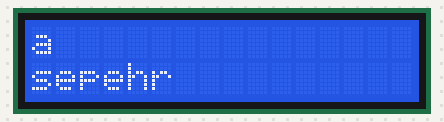
The sketch below on a simulated Arduino Uno, built with avr-gcc and run on an emulated ATmega328P. Parts: 16×2 character LCD.

Above: at 0.36 s.
At 5.61 s:
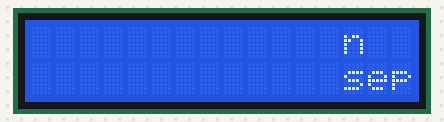
At 10.8 s:
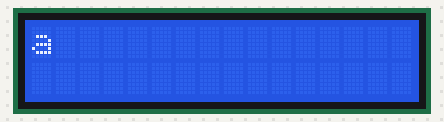
At 16.1 s:
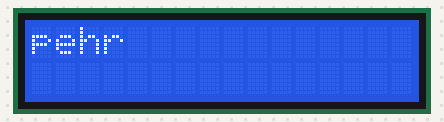
At 22.16 s:
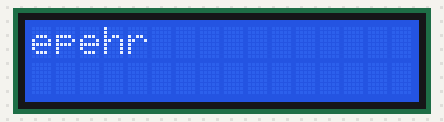
At 33.46 s:
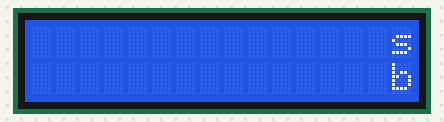

The sketch:

sketch_oct15b_alphabet_name_copy_20231022124722.ino
```cpp
#include <LiquidCrystal.h>
const int rs = 12, en = 11, d4 = 5, d5 = 4, d6 = 3, d7 = 2;
LiquidCrystal lcd(rs, en, d4, d5, d6, d7);
const byte armsDown[8] = {
  B00100,
  B01110,
  B00100,
  B01110,
  B10101,
  B00100,
  B01010,
  B10001
};

const byte armsUp[8] = {
  B00100,
  B01110,
  B10101,
  B01110,
  B00100,
  B00100,
  B01010,
  B10001
};
int thisChar = 'a';


void setup() {
  // put your setup code here, to run once:
  lcd.begin(16, 2);
  lcd.createChar(0, armsDown);
  lcd.createChar(1, armsUp);
}
int count = 0;
void loop() {

  lcd.setCursor(count, 0);
  if (thisChar == 'p') {
    lcd.rightToLeft();
    lcd.write(thisChar);
    delay(200);
  }

  if (thisChar > 'z') {
    lcd.home();
    lcd.leftToRight();
    thisChar = 'a';
    lcd.write(thisChar);
    delay(200);
    lcd.clear();
  }

  lcd.write(thisChar);
  delay(200);
  thisChar++;


  lcd.setCursor(count, 1);
  lcd.print("sepehr");
  delay(200);
  lcd.scrollDisplayRight();
  lcd.clear();
  count++;
}
```

Measured:
- what the display in image 2 shows lasts 0.6 s, from 10.8 s to 11.4 s
